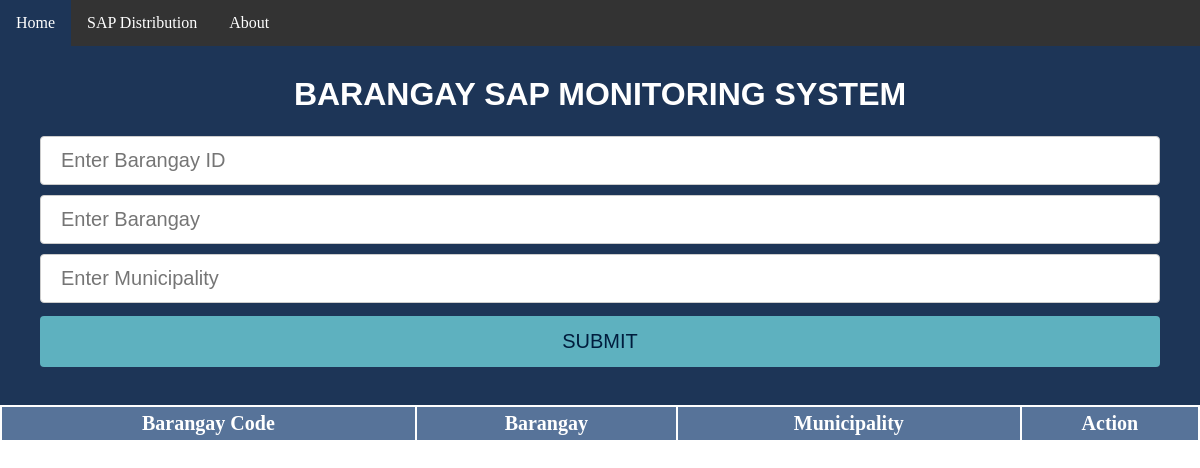
The app's page /, older data.
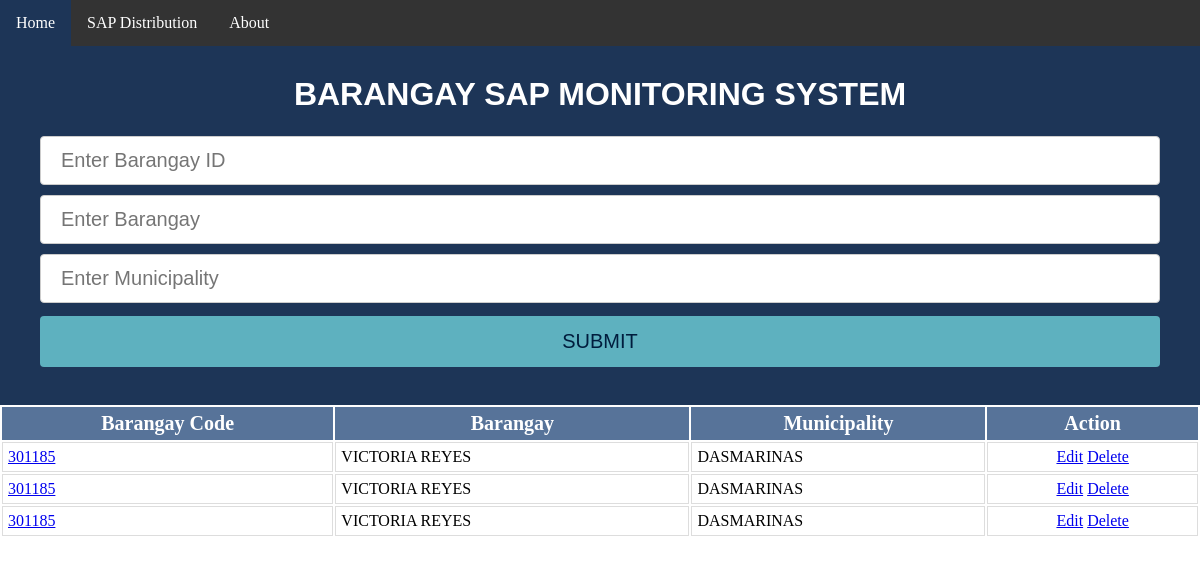
The same page, newer data.
### MNList/models.py (models this page shows)
class IBrgy(models.Model):
      mncplty = models.TextField(default='')
      bname = models.TextField(default='')
      bID = models.CharField(default='', max_length=6)
      class meta:
          db = "brgy"

### MNList/views.py (the view)
# urls.py: url(r'^$', views.MainPage, name='mainpage'),
def MainPage(request):
   ibrgys = IBrgy.objects.all()
   ibrgys = IBrgy.objects.order_by("bname")
   return render(request, 'BSMS.html',{'ibrgys' : ibrgys})

### MNList/templates/BSMS.html (shortened to what this page needs)
<html>
<head>
</head>
<body>
{% extends 'base.html' %}
{% block content %}
	<div id="myDIV" class="header">
		<h1>BARANGAY SAP MONITORING SYSTEM</h1>
	<br>
		<form method="POST" action="/new_residents">
		      <input type="txt" id="BrgyID" name="BrgyID" placeholder="Enter Barangay ID" required>
			<input type="txt" id="Brgy" name="Brgy" placeholder="Enter Barangay" required>
			 <input type="txt" id="Municipality" name="Municipality" placeholder="Enter Municipality" required>
			<input type="submit" id="bAdd" name="bAdd" value="SUBMIT" class=button> </form>
	</div>
	<table id="id_table" name='tr'>
		<tr>
			<th>Barangay Code</th>
			<th>Barangay</th>
			<th>Municipality</th>
			<th>Action</th>
		</tr>
		<tr> {% for ibrgy in ibrgys %}
		        <td> <a href=/{{ibrgy.id}}>{{ibrgy.bID}}</a></td>
		        <td>{{ibrgy.bname.upper}}</td>
			<td>{{ibrgy.mncplty.upper}}</td>
			<td><center><a class="btn btn-sm btn-warning" href="edit/{{ ibrgy.id }}"> Edit</a> <a class="btn btn-sm btn-danger" href="delete/{{ ibrgy.id }}"> Delete</a></center></td>
        </tr>
		</tr> {% endfor %}
        </table>
</body>
{% endblock %}

Row changes from the older to the newer data that the page shows:
added IBrgy: bID "301185", bname "VICTORIA REYES", mncplty "DASMARINAS"
added IBrgy: bID "301185", bname "VICTORIA REYES", mncplty "DASMARINAS"
added IBrgy: bID "301185", bname "VICTORIA REYES", mncplty "DASMARINAS"
